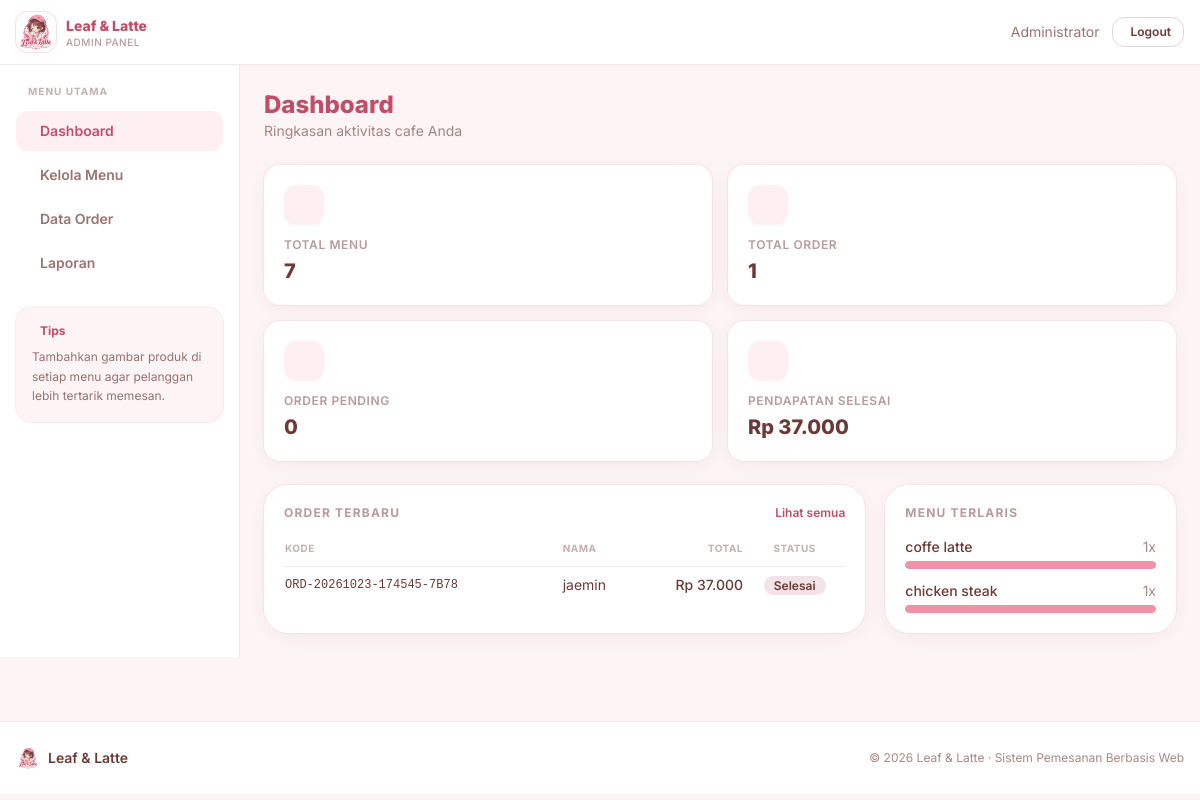
Screenshot of /admin/dashboard.php (signed in) with the database file from the repository.
### tables this page shows
CREATE TABLE `orders` (
  `id` int(11) NOT NULL,
  `kode_order` varchar(30) NOT NULL,
  `pelanggan_id` int(11) NOT NULL,
  `no_meja` varchar(10) NOT NULL,
  `total_harga` decimal(12,2) NOT NULL,
  `status` enum('pending','diproses','selesai','dibatalkan') DEFAULT 'pending',
  `catatan` text DEFAULT NULL,
  `waktu_order` datetime DEFAULT current_timestamp()
);

CREATE TABLE `pelanggan` (
  `id` int(11) NOT NULL,
  `nama` varchar(100) NOT NULL,
  `no_meja` varchar(10) NOT NULL,
  `no_hp` varchar(20) DEFAULT NULL,
  `waktu_datang` datetime DEFAULT current_timestamp()
);

### config/koneksi.php (called while the page is built, shortened)
<?php
function rupiah($angka): string
{
    return 'Rp ' . number_format((float)$angka, 0, ',', '.');
}
function url(string $path = ''): string
{
    return BASE_URL . '/' . ltrim($path, '/');
}

### admin/dashboard.php (the view, shortened to what this page needs)
<?php
require_once '../config/koneksi.php';
$total_menu       = $koneksi->query("SELECT COUNT(*) j FROM menu")->fetch_assoc()['j'];
$total_order      = $koneksi->query("SELECT COUNT(*) j FROM orders")->fetch_assoc()['j'];
$total_pending    = $koneksi->query("SELECT COUNT(*) j FROM orders WHERE status='pending'")->fetch_assoc()['j'];
$total_pendapatan = $koneksi->query("SELECT COALESCE(SUM(total_harga),0) j FROM orders WHERE status='selesai'")->fetch_assoc()['j'];
$recent = $koneksi->query("SELECT o.*, p.nama FROM orders o
                           JOIN pelanggan p ON o.pelanggan_id = p.id
                           ORDER BY o.waktu_order DESC LIMIT 5")->fetch_all(MYSQLI_ASSOC);
$topMenu = $koneksi->query("SELECT nama_menu, SUM(jumlah) total
                            FROM order_detail
                            GROUP BY menu_id, nama_menu
                            ORDER BY total DESC LIMIT 5")->fetch_all(MYSQLI_ASSOC);
include '../includes/header.php';
include '../includes/admin_navbar.php';
?>
<div class="flex">
    <?php include '../includes/admin_sidebar.php'; ?>
    <main class="flex-1 p-6">
        <div class="mb-6 flex flex-wrap items-end justify-between gap-3">
            <div>
                <h1 class="text-2xl font-extrabold text-branddark">Dashboard</h1>
                <p class="text-sm text-chestnut/60">Ringkasan aktivitas cafe Anda</p>
            </div>
        </div>
        <div class="grid gap-4 sm:grid-cols-2 xl:grid-cols-4">
            <?php
            $cards = [
                ['Total Menu',         $total_menu,               'ph-fork-knife'],
                ['Total Order',        $total_order,              'ph-receipt'],
                ['Order Pending',      $total_pending,            'ph-hourglass'],
                ['Pendapatan Selesai', rupiah($total_pendapatan), 'ph-wallet'],
            ];
            foreach ($cards as $c): ?>
                <div class="rounded-2xl bg-white p-5 shadow-soft ring-1 ring-chestnut/5">
                    <div class="mb-3 flex h-10 w-10 items-center justify-center rounded-xl bg-brand/15 text-branddark">
                    </div>
                    <p class="text-xs font-semibold uppercase tracking-wider text-chestnut/50"><?= $c[0]; ?></p>
                    <p class="mt-1 text-xl font-extrabold text-chestnut"><?= $c[1]; ?></p>
                </div>
            <?php endforeach; ?>
        </div>
        <div class="mt-6 grid gap-5 lg:grid-cols-3">
            <div class="rounded-3xl bg-white p-5 shadow-soft ring-1 ring-chestnut/5 lg:col-span-2">
                <div class="mb-4 flex items-center justify-between">
                    <h2 class="text-xs font-bold uppercase tracking-widest text-chestnut/50">Order Terbaru</h2>
                    <a href="<?= url('admin/order.php'); ?>" class="text-xs font-semibold text-branddark hover:underline">Lihat semua</a>
                </div>
                <div class="overflow-x-auto">
                    <table class="w-full text-sm">
                        <thead>
                            <tr class="border-b border-chestnut/10 text-left text-[10px] uppercase tracking-wider text-chestnut/40">
                                <th class="pb-2">Kode</th>
                                <th class="pb-2">Nama</th>
                                <th class="pb-2 text-right">Total</th>
                                <th class="pb-2 text-center">Status</th>
                            </tr>
                        </thead>
                        <tbody class="divide-y divide-chestnut/5">
                            <?php foreach ($recent as $r):
                                $badge = match($r['status']) {
                                    'pending'    => 'bg-warning-bg text-warning-fg',
                                    'diproses'   => 'bg-info-bg text-info-fg',
                                    'selesai'    => 'bg-success-bg text-success-fg',
                                    'dibatalkan' => 'bg-danger-bg text-danger-fg',
                                    default      => 'bg-chestnut/10 text-chestnut',
                                };
                            ?>
                            <tr>
                                <td class="py-2 font-mono text-xs"><?= htmlspecialchars($r['kode_order']); ?></td>
                                <td class="py-2"><?= htmlspecialchars($r['nama']); ?></td>
                                <td class="py-2 text-right font-medium"><?= rupiah($r['total_harga']); ?></td>
                                <td class="py-2 text-center">
                                    <span class="rounded-full <?= $badge; ?> px-2.5 py-0.5 text-xs font-semibold">
                                        <?= ucfirst($r['status']); ?>
                                    </span>
                                </td>
                            </tr>
                            <?php endforeach; ?>
                        </tbody>
                    </table>
                </div>
            </div>
            <div class="rounded-3xl bg-white p-5 shadow-soft ring-1 ring-chestnut/5">
                <h2 class="mb-4 text-xs font-bold uppercase tracking-widest text-chestnut/50">Menu Terlaris</h2>
                <?php if (empty($topMenu)): ?>
                    <p class="py-6 text-center text-sm text-chestnut/50">Belum ada data.</p>
                <?php else: ?>
                    <?php $max = max(array_column($topMenu, 'total') ?: [1]); ?>
                    <ul class="space-y-3">
                        <?php foreach ($topMenu as $t): ?>
                            <li>
                                <div class="mb-1 flex justify-between text-sm">
                                    <span class="font-medium"><?= htmlspecialchars($t['nama_menu']); ?></span>
                                    <span class="text-chestnut/60"><?= (int)$t['total']; ?>x</span>
                                </div>
                                <div class="h-2 overflow-hidden rounded-full bg-blush">
                                    <div class="h-full rounded-full bg-brand"
                                         style="width: <?= max(5, ((int)$t['total'] / $max) * 100); ?>%"></div>
                                </div>
                            </li>
                        <?php endforeach; ?>
                    </ul>
                <?php endif; ?>
            </div>
        </div>
    </main>
</div>
<?php include '../includes/footer.php'; ?>

### rows the page displays
orders: kode_order "ORD-20261023-174545-7B78", pelanggan.nama "jaemin", total_harga "Rp 37.000", status "Selesai"

### other values shown
$_SESSION['admin_nama'] "Administrator"
$m[2] "Dashboard"
$m[2] "Kelola Menu"
$m[2] "Data Order"
$m[2] "Laporan"
$c[0] "TOTAL MENU"
$c[1] "7"
$c[0] "TOTAL ORDER"
$c[1] "1"
$c[0] "ORDER PENDING"
$c[1] "0"
$c[0] "PENDAPATAN SELESAI"
$c[1] "Rp 37.000"
$t['nama_menu'] "coffe latte"
$t['total'] "1"
